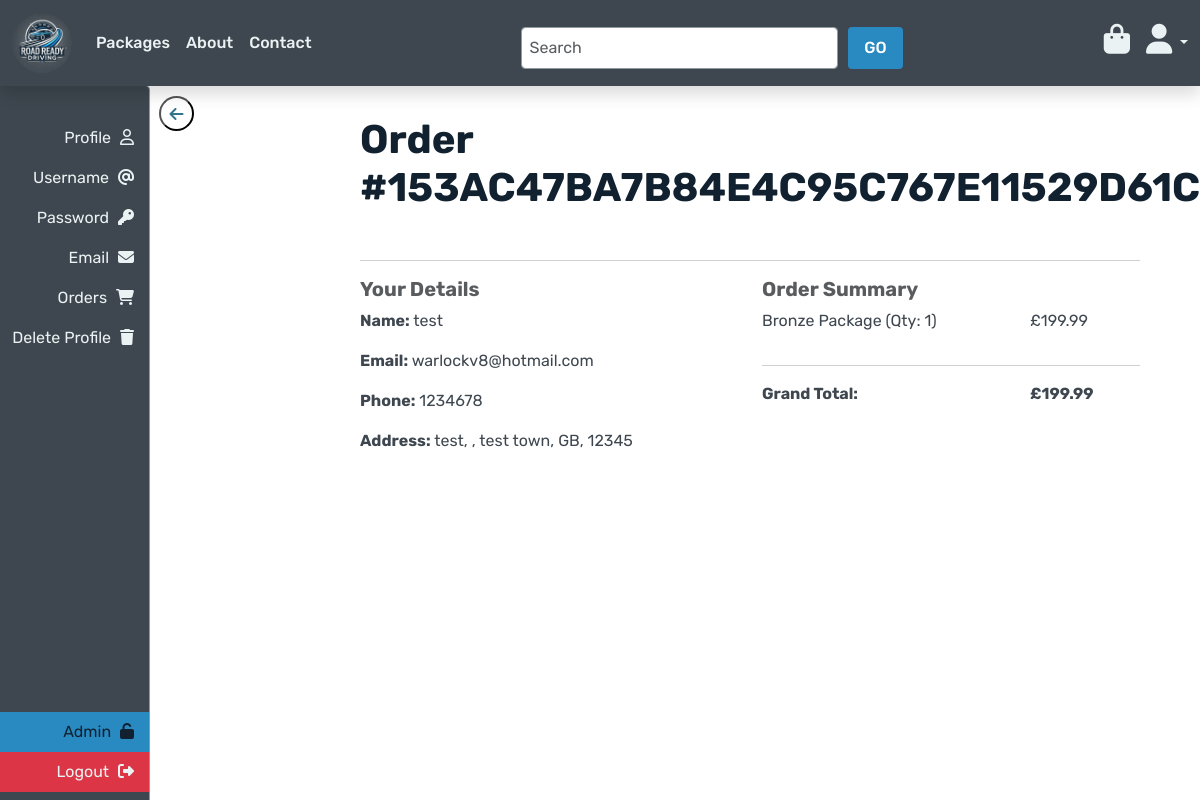
The app's page /profiles/orders/153AC47BA7B84E4C95C767E11529D61C/ (signed in) with its own data.
### checkout/models.py (models this page shows, shortened)
class Order(models.Model):
    order_number = models.CharField(max_length=32, null=False, editable=False)
    full_name = models.CharField(max_length=50, blank=False)
    email = models.EmailField(max_length=254, blank=False)
    phone_number = models.CharField(max_length=20, blank=False)
    country = CountryField(blank_label='-- Select Country --*')
    street_address1 = models.CharField(max_length=80, blank=False)
    street_address2 = models.CharField(max_length=80, blank=True)
    town_or_city = models.CharField(max_length=40, blank=False)
    county = models.CharField(max_length=80, blank=True)
    postcode = models.CharField(max_length=20, blank=True)
    date = models.DateField(auto_now_add=True)
    order_total = models.DecimalField(max_digits=10, decimal_places=2, default=0)
    grand_total = models.DecimalField(max_digits=10, decimal_places=2, default=0)
    stripe_payment_intent_id = models.CharField(max_length=255, null=True, blank=True)
    user_profile = models.ForeignKey('profiles.UserProfile', on_delete=models.SET_NULL, null=True, blank=True, related_name='orders')

class OrderLineItem(models.Model):
    order = models.ForeignKey(Order, null=False, on_delete=models.CASCADE, related_name='lineitems')
    package = models.ForeignKey(ExternalPackage, null=False, on_delete=models.CASCADE)
    quantity = models.IntegerField(null=False, blank=False, default=1)
    lineitem_total = models.DecimalField(max_digits=6, decimal_places=2, null=False, blank=False, editable=False)

### packages/models.py (models this page shows, shortened)
class Package(models.Model):
    CATEGORY_CHOICES = [
        ('bronze', 'Bronze'),
        ('silver', 'Silver'),
        ('gold', 'Gold'),
    ]
    category = models.ForeignKey(Category, on_delete=models.CASCADE, related_name="packages")
    name = models.CharField(max_length=100, unique=True)
    icon = models.CharField(max_length=100)  # Stores the icon name like "bronze-driving-icon"
    price = models.DecimalField(max_digits=6, decimal_places=2)
    description = models.TextField()
    image_url = models.URLField(max_length=500, blank=True, null=True)  # Stores hosted image URL
    image = models.ImageField(upload_to="packages/", blank=True, null=True)  # Stores uploaded image

### profiles/views.py (the view)
# urls.py: path('orders/<str:order_number>/', views.OrderDetailView.as_view(), name='order_view'),
@method_decorator(login_required, name="dispatch")
class OrderDetailView(FormView):
    template_name = "profiles/order_detail.html"
    form_class = UserProfileForm
    success_url = reverse_lazy("profile_orders")
    def get_context_data(self, **kwargs):
        context = super().get_context_data(**kwargs)
        order = get_object_or_404(
            Order,
            order_number=self.kwargs["order_number"],
            user_profile=self.request.user.userprofile,
        )
        context["order"] = order
        return context

### bag/contexts.py (called while the page is built, shortened)
def bag_contents(request):
    bag_items = []
    total = 0
    package_count = 0
    bag = request.session.get('bag', {})
    context = {
        'bag_items': bag_items,
        'total': total,
        'package_count': package_count,
    }
    return context

### profiles/templatetags/url_path.py (called while the page is built)
@register.filter
def get_url_path(url_name):
    try:
        return reverse(url_name)
    except Exception:
        return ''

### profiles/templates/profiles/order_detail.html
{% extends "profiles/account.html" %}
{% block account_content %}
<div class="overlay"></div>
<div role="main" aria-labelledby="order-detail" class="page-container">
    <h1 class="mb-5" id="order-detail">Order #{{ order.order_number }}</h1>
    <hr>
    <div class="row">
        <div class="col-12 col-lg-6">
            <h5 class="text-muted">Your Details</h5>
            <p><strong>Name:</strong> {{ order.full_name }}</p>
            <p><strong>Email:</strong> {{ order.email }}</p>
            <p><strong>Phone:</strong> {{ order.phone_number }}</p>
            <p><strong>Address:</strong> {{ order.street_address1 }}, {{ order.street_address2 }}, {{ order.town_or_city }}, {{ order.country }}, {{ order.postcode }}</p>
        </div>
        <div class="col-12 col-lg-6">
            <h5 class="text-muted">Order Summary</h5>
            {% for item in order.lineitems.all %}
                <div class="row">
                    <div class="col-8">
                        <p>{{ item.package.name }} (Qty: {{ item.quantity }})</p>
                    </div>
                    <div class="col-4 text-right">
                        <p>£{{ item.lineitem_total|floatformat:2 }}</p>
                    </div>
                </div>
            {% endfor %}
            <hr>
            <div class="row text-right">
                <div class="col-8">
                    <p><strong>Grand Total:</strong></p>
                </div>
                <div class="col-4">
                    <p><strong>£{{ order.grand_total|floatformat:2 }}</strong></p>
                </div>
            </div>
        </div>
    </div>
</div>
{% endblock %}

### staticfiles/static/css/base.css (style rules this page uses)
html, body { height: 100%; font-family: 'Rubik', sans-serif; color: #3E474F; }
body { background: url("/static/media/background-image.jpg") no-repeat center center fixed; background-size: cover; height: calc(100vh - 164px); padding-top: 100px; }
h1, h2, h3, h4, h5, h6 { font-family: 'Rubik', sans-serif; font-weight: 700; color: #112130; }
p { font-weight: 400; color: #3E474F; }
.overlay { height: 100%; width: 100%; top: 0; left: 0; position: fixed; background: white; z-index: -1; }

### static/css/account_management.css (style rules this page uses)
.page-container { max-width: 800px; margin-left: auto; margin-right: auto; padding-left: 15px; padding-right: 15px; }
@media (min-width: 768px) { .page-container { margin-left: calc(150px + 15px); max-width: calc(100% - 150px - 30px); } }

### records on screen
Order: order_number "153AC47BA7B84E4C95C767E11529D61C", full_name "test", email "warlockv8@hotmail.com", phone_number "1234678", street_address1 "test", town_or_city "test town", country "GB", postcode "12345", grand_total "199.99"
OrderLineItem: package.name "Bronze Package", quantity "1", lineitem_total "199.99"
